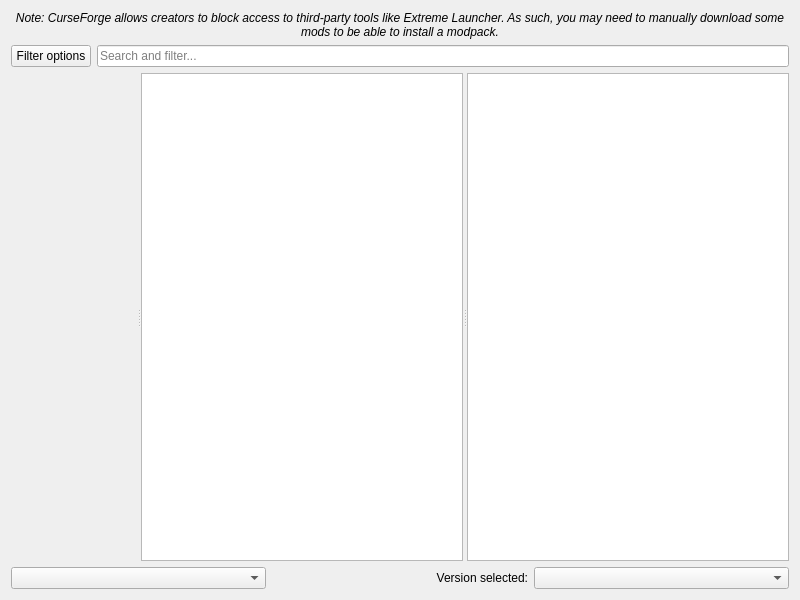
<?xml version="1.0" encoding="UTF-8"?>
<ui version="4.0">
 <class>FlamePage</class>
 <widget class="QWidget" name="FlamePage">
  <property name="geometry">
   <rect>
    <x>0</x>
    <y>0</y>
    <width>800</width>
    <height>600</height>
   </rect>
  </property>
  <layout class="QVBoxLayout" name="verticalLayout">
   <item>
    <widget class="QLabel" name="label_2">
     <property name="font">
      <font>
       <italic>true</italic>
      </font>
     </property>
     <property name="text">
      <string>Note: CurseForge allows creators to block access to third-party tools like Extreme Launcher. As such, you may need to manually download some mods to be able to install a modpack.</string>
     </property>
     <property name="alignment">
      <set>Qt::AlignCenter</set>
     </property>
     <property name="wordWrap">
      <bool>true</bool>
     </property>
    </widget>
   </item>
   <item>
    <layout class="QHBoxLayout" name="horizontalLayout">
     <item>
      <widget class="QPushButton" name="filterButton">
       <property name="text">
        <string>Filter options</string>
       </property>
      </widget>
     </item>
     <item>
      <widget class="QLineEdit" name="searchEdit">
       <property name="placeholderText">
        <string>Search and filter...</string>
       </property>
      </widget>
     </item>
    </layout>
   </item>
   <item>
    <widget class="QSplitter" name="splitter">
     <property name="sizePolicy">
      <sizepolicy hsizetype="Expanding" vsizetype="Expanding">
       <horstretch>0</horstretch>
       <verstretch>0</verstretch>
      </sizepolicy>
     </property>
     <property name="orientation">
      <enum>Qt::Horizontal</enum>
     </property>
     <widget class="QWidget" name="widget" native="true"/>
     <widget class="QListView" name="packView">
      <property name="horizontalScrollBarPolicy">
       <enum>Qt::ScrollBarAlwaysOff</enum>
      </property>
      <property name="alternatingRowColors">
       <bool>true</bool>
      </property>
      <property name="iconSize">
       <size>
        <width>48</width>
        <height>48</height>
       </size>
      </property>
     </widget>
     <widget class="ProjectDescriptionPage" name="packDescription">
      <property name="openExternalLinks">
       <bool>true</bool>
      </property>
      <property name="openLinks">
       <bool>true</bool>
      </property>
     </widget>
    </widget>
   </item>
   <item>
    <layout class="QHBoxLayout">
     <item>
      <widget class="QComboBox" name="sortByBox"/>
     </item>
     <item>
      <widget class="QLabel" name="label">
       <property name="text">
        <string>Version selected:</string>
       </property>
       <property name="alignment">
        <set>Qt::AlignRight|Qt::AlignTrailing|Qt::AlignVCenter</set>
       </property>
      </widget>
     </item>
     <item>
      <widget class="QComboBox" name="versionSelectionBox"/>
     </item>
    </layout>
   </item>
  </layout>
 </widget>
 <customwidgets>
  <customwidget>
   <class>ProjectDescriptionPage</class>
   <extends>QTextBrowser</extends>
   <header>ui/widgets/ProjectDescriptionPage.h</header>
  </customwidget>
 </customwidgets>
 <tabstops>
  <tabstop>packView</tabstop>
  <tabstop>packDescription</tabstop>
  <tabstop>sortByBox</tabstop>
  <tabstop>versionSelectionBox</tabstop>
 </tabstops>
 <resources/>
 <connections/>
</ui>
